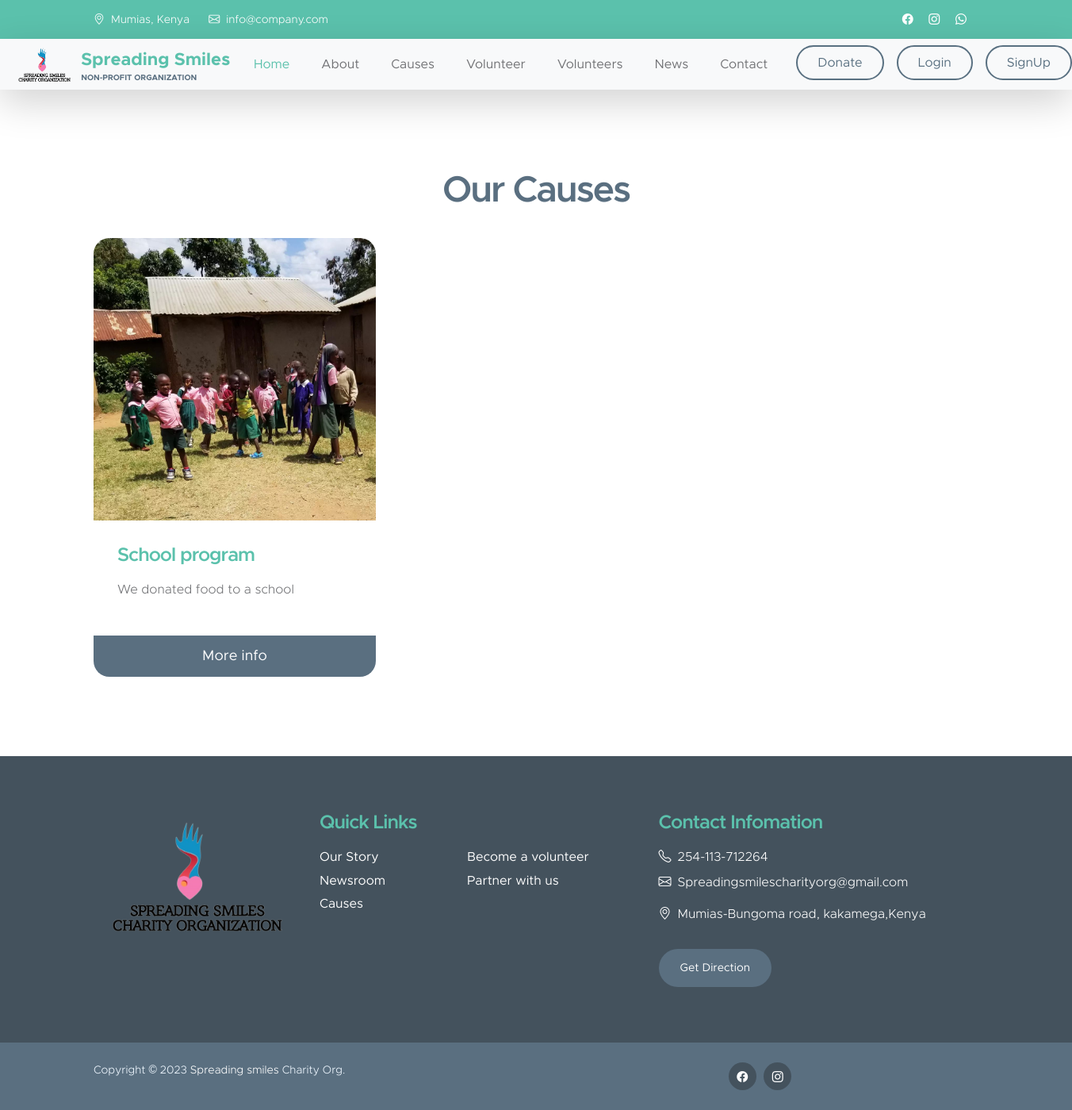
The app's page /causes, older data.
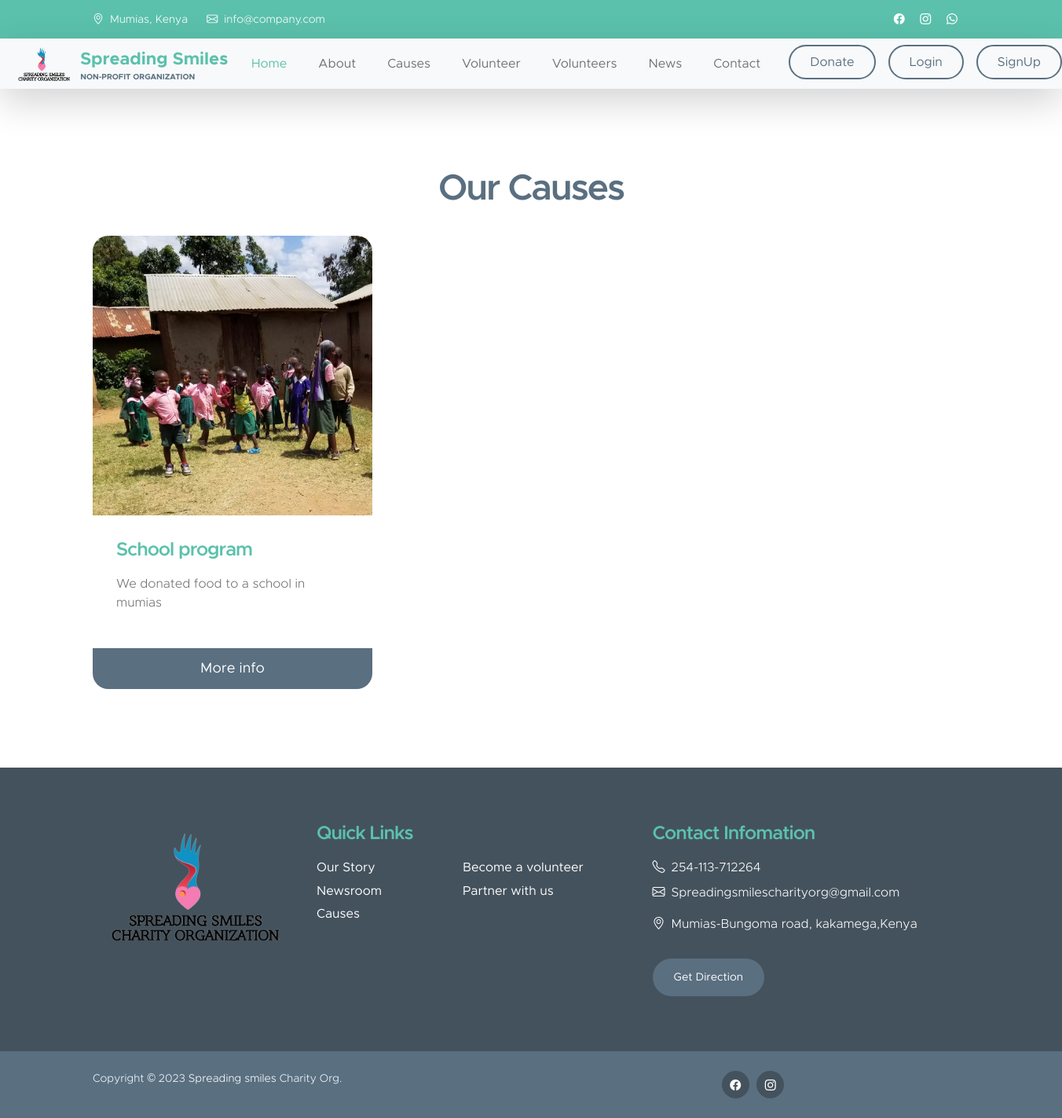
The same page, newer data.
### main_app/models.py (models this page shows, shortened)
class cause(models.Model):
    Title= models.CharField(max_length=40)
    profile= models.ImageField(upload_to='upload/cause')
    summary = models.CharField(max_length=5000)

### main_app/views.py (the view)
# urls.py: path('causes', views.Causes, name="Causes"),
def Causes(request):
    causes = cause.objects.all()
    return render(request, "causes.html", {"causes":causes})

### main_app/templates/causes.html
{% extends "layouts/master.html" %}
{% load static %}
{% block body %}
{% for cause in causes %}
<section class="section-padding" id="section_3">
    <div class="container">
        <div class="row">
            <div class="col-lg-12 col-12 text-center mb-4">
                <h2>Our Causes</h2>
            </div>
            <div class="col-lg-4 col-md-6 col-12 mb-4 mb-lg-0">
                <div class="custom-block-wrap">
                    <img src="{{cause.profile.url}}"
                        class="custom-block-image img-fluid" alt="">
                    <div class="custom-block">
                        <div class="custom-block-body">
                            <h5 class="mb-3">{{cause.Title}} </h5>
                            <p> {{cause.summary}} </p>
                        </div>
                        <a href="{% url 'more_causes' cause.id %}" class="custom-btn btn">More info</a>
                    </div>
                </div>
            </div>
        </div>
    </div>
</section>
{% endfor %}
{% endblock body %}

Row changes from the older to the newer data that the page shows:
changed cause "School program": summary "We donated food to a school" → "We donated food to a school in mumias"
